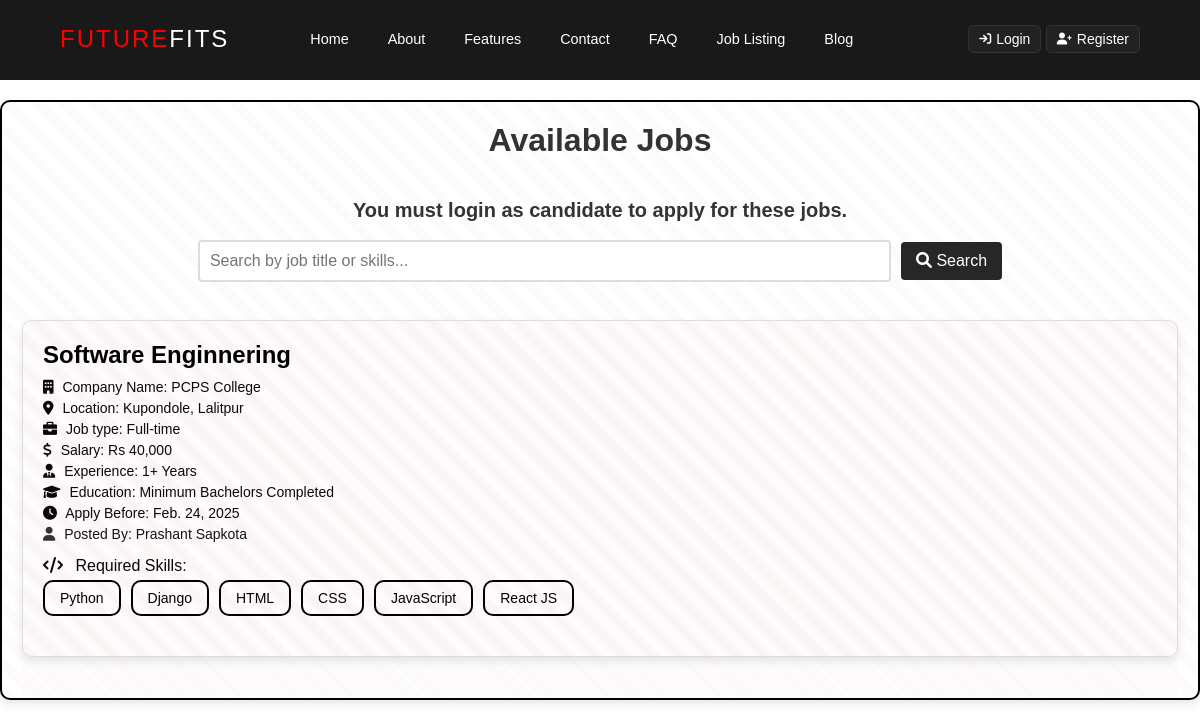
/job-listing, run on an earlier commit of the app's database.
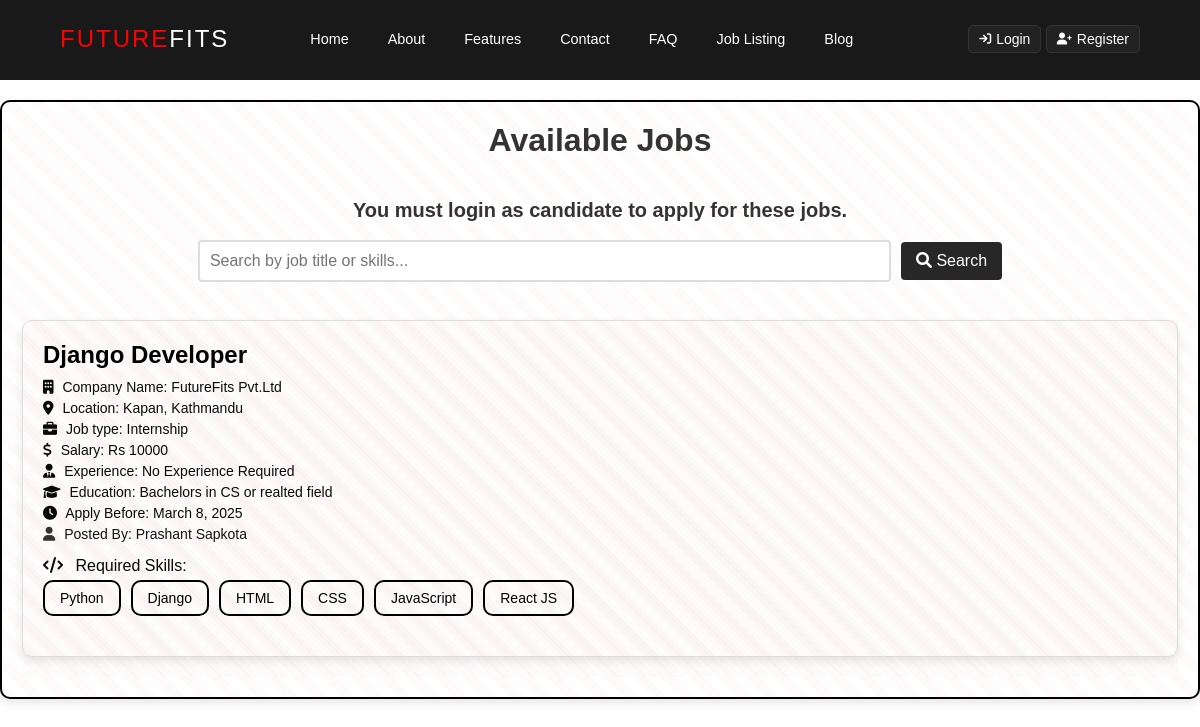
And on a later commit of the database.
### JRS/models.py (models this page shows, shortened)
class Job(models.Model):
    JOB_TYPES = (
        ('Full-time', 'Full-time'),
        ('Part-time', 'Part-time'),
        ('Internship', 'Internship'),
        ('Contract', 'Contract'),
        ('Freelance', 'Freelance'),
    )
    title = models.CharField(max_length=255)
    description = models.TextField()
    company = models.CharField(max_length=255)
    location = models.CharField(max_length=255)
    job_type = models.CharField(max_length=50, choices=JOB_TYPES)
    salary = models.CharField(max_length=255)
    experience = models.CharField(max_length=255)
    skills = models.CharField(max_length=255)
    education = models.CharField(max_length=255)
    deadline = models.DateField()
    posted_by = models.ForeignKey('HR', on_delete=models.CASCADE)
    created_at = models.DateTimeField(auto_now_add=True)
    updated_at = models.DateTimeField(auto_now=True)
    def skill_list(self):
        return [skill.strip() for skill in self.skills.split(',')] if self.skills else []

class HR(models.Model):
    user = models.OneToOneField(User, on_delete=models.CASCADE)
    username = models.CharField(max_length=100, default='Default User Name')
    first_name = models.CharField(max_length=100, default='Default HR First Name')
    last_name = models.CharField(max_length=100, default='Default HR Last Name')
    email = models.EmailField(unique=True, default='default@email.com')
    profile_picture = models.ImageField(upload_to='profile_pics/', default='default_profile.png')
    def __str__(self):
        return self.first_name + " " + self.last_name

### JRS/views.py (the view)
# urls.py: path('job-listing', views.job_listing, name='job_listing'),
def job_listing(request):
    search_query = request.GET.get('search', '')
    if search_query:
        jobs = Job.objects.filter(
            title__icontains=search_query
        ) | Job.objects.filter(
            skills__icontains=search_query
        )
    else:
        jobs = Job.objects.all()
    return render(request, 'JRS/job_listing.html', {'jobs': jobs})

### JRS/templates/JRS/job_listing.html (shortened to what this page needs)
{% extends "JRS/base.html" %}
{% load static %}
{% block inlinecss %}
<link href="{% static 'JRS/css/job_listing.css' %}" rel="stylesheet">
{% endblock inlinecss %}
{% block main %}
<div class="job-list-container">
    <h1 class="text-center">Available Jobs</h1>
    <p style="text-align: center; font-size: 20px; color: #333333; font-weight: 600;">
        You must login as candidate to apply for these jobs.
    </p>
    <br>
    <div class="search-bar">
        <form method="GET" action="{% url 'JRS:job_listing' %}">
            <input type="text" name="search" placeholder="Search by job title or skills..." value="{{ request.GET.search }}">
            <button type="submit"><i class="fa-solid fa-search"></i> Search</button>
        </form>
    </div>
    <br>
    {% if jobs %}
    <div class="job-list">
        {% for job in jobs %}
            <div class="job-card">
                <h3 class="job-title">{{ job.title }}</h3>
                <p class="company-name"><i class="fa-solid fa-building"></i> Company Name: {{ job.company }}</p>
                <p class="job-location"><i class="fa-solid fa-map-marker-alt"></i> Location: {{ job.location }}</p>
                <p class="job-type"><i class="fa-solid fa-briefcase"></i> Job type: {{ job.job_type | capfirst }}</p>
                <p class="salary"><i class="fa-solid fa-dollar-sign"></i> Salary: {{ job.salary }}</p>
                <p class="experience"><i class="fa-solid fa-user-tie"></i> Experience: {{ job.experience }}</p>
                <p class="education"><i class="fa-solid fa-graduation-cap"></i> Education: {{ job.education }}</p>
                <p class="deadline"><i class="fa-solid fa-clock"></i> Apply Before: {{ job.deadline }}</p>
                <p class="posted-by"><i class="fa-solid fa-user"></i> Posted By: {{ job.posted_by }}</p>
                <div class="skills">
                    <i class="fa-solid fa-code"></i> Required Skills:
                    <ul class="skill-list">
                        {% for skill in job.skill_list %}
                            <li>{{ skill }}</li>
                        {% empty %}
                            <li>No skills listed</li>
                        {% endfor %}
                    </ul>
                </div>
            </div>
        {% endfor %}
    </div>
    {% else %}
        <p class="no-jobs">No jobs available at the moment.</p>
    {% endif %}
</div>
{% endblock main %}

What changed in the data, as far as the page shows it:
removed Job: title "Software Enginnering", company "PCPS College", location "Kupondole, Lalitpur", job_type "Full-time", salary "Rs 40,000", experience "1+ Years", education "Minimum Bachelors Completed", deadline "Feb. 24, 2025", posted_by "Prashant Sapkota", skill_list "Python" "Django" "HTML" "CSS" "JavaScript" "React JS"
added Job: title "Django Developer", company "FutureFits Pvt.Ltd", location "Kapan, Kathmandu", job_type "Internship", salary "Rs 10000", experience "No Experience Required", education "Bachelors in CS or realted field", deadline "March 8, 2025", posted_by "Prashant Sapkota", skill_list "Python" "Django" "HTML" "CSS" "JavaScript" "React JS"
